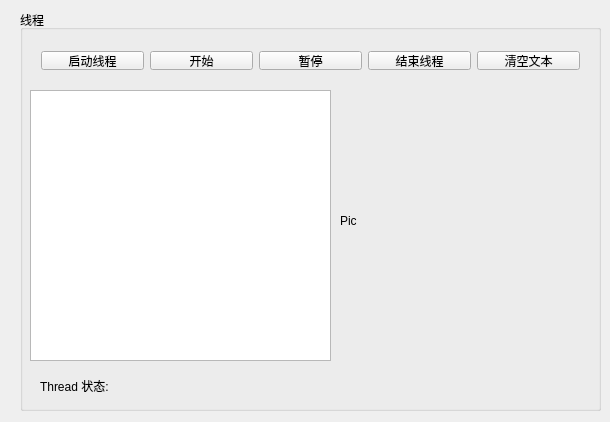
<?xml version="1.0" encoding="UTF-8"?>
<ui version="4.0">
 <class>Dialog</class>
 <widget class="QDialog" name="Dialog">
  <property name="geometry">
   <rect>
    <x>0</x>
    <y>0</y>
    <width>610</width>
    <height>422</height>
   </rect>
  </property>
  <property name="windowTitle">
   <string>Dialog</string>
  </property>
  <widget class="QGroupBox" name="groupBox">
   <property name="geometry">
    <rect>
     <x>20</x>
     <y>10</y>
     <width>581</width>
     <height>401</height>
    </rect>
   </property>
   <property name="title">
    <string>线程</string>
   </property>
   <widget class="QWidget" name="gridLayoutWidget">
    <property name="geometry">
     <rect>
      <x>10</x>
      <y>30</y>
      <width>561</width>
      <height>41</height>
     </rect>
    </property>
    <layout class="QGridLayout" name="gridLayout">
     <item row="0" column="1">
      <widget class="QPushButton" name="btnDiceBegin">
       <property name="text">
        <string>开始</string>
       </property>
       <property name="autoDefault">
        <bool>false</bool>
       </property>
      </widget>
     </item>
     <item row="0" column="2">
      <widget class="QPushButton" name="btnDiceEnd">
       <property name="text">
        <string>暂停</string>
       </property>
       <property name="autoDefault">
        <bool>false</bool>
       </property>
      </widget>
     </item>
     <item row="0" column="3">
      <widget class="QPushButton" name="btnStopThread">
       <property name="text">
        <string>结束线程</string>
       </property>
       <property name="autoDefault">
        <bool>false</bool>
       </property>
      </widget>
     </item>
     <item row="0" column="0">
      <widget class="QPushButton" name="btnStartedThread">
       <property name="text">
        <string>启动线程</string>
       </property>
       <property name="autoDefault">
        <bool>false</bool>
       </property>
      </widget>
     </item>
     <item row="0" column="4">
      <widget class="QPushButton" name="btnClear">
       <property name="text">
        <string>清空文本</string>
       </property>
       <property name="autoDefault">
        <bool>false</bool>
       </property>
      </widget>
     </item>
    </layout>
   </widget>
   <widget class="QPlainTextEdit" name="plainTextEdit">
    <property name="geometry">
     <rect>
      <x>10</x>
      <y>80</y>
      <width>301</width>
      <height>271</height>
     </rect>
    </property>
   </widget>
   <widget class="QLabel" name="LabA">
    <property name="geometry">
     <rect>
      <x>20</x>
      <y>365</y>
      <width>291</width>
      <height>21</height>
     </rect>
    </property>
    <property name="text">
     <string>Thread 状态:</string>
    </property>
   </widget>
   <widget class="QLabel" name="LabPic">
    <property name="geometry">
     <rect>
      <x>320</x>
      <y>80</y>
      <width>241</width>
      <height>261</height>
     </rect>
    </property>
    <property name="text">
     <string>Pic</string>
    </property>
   </widget>
  </widget>
 </widget>
 <layoutdefault spacing="6" margin="11"/>
 <resources/>
 <connections/>
</ui>
